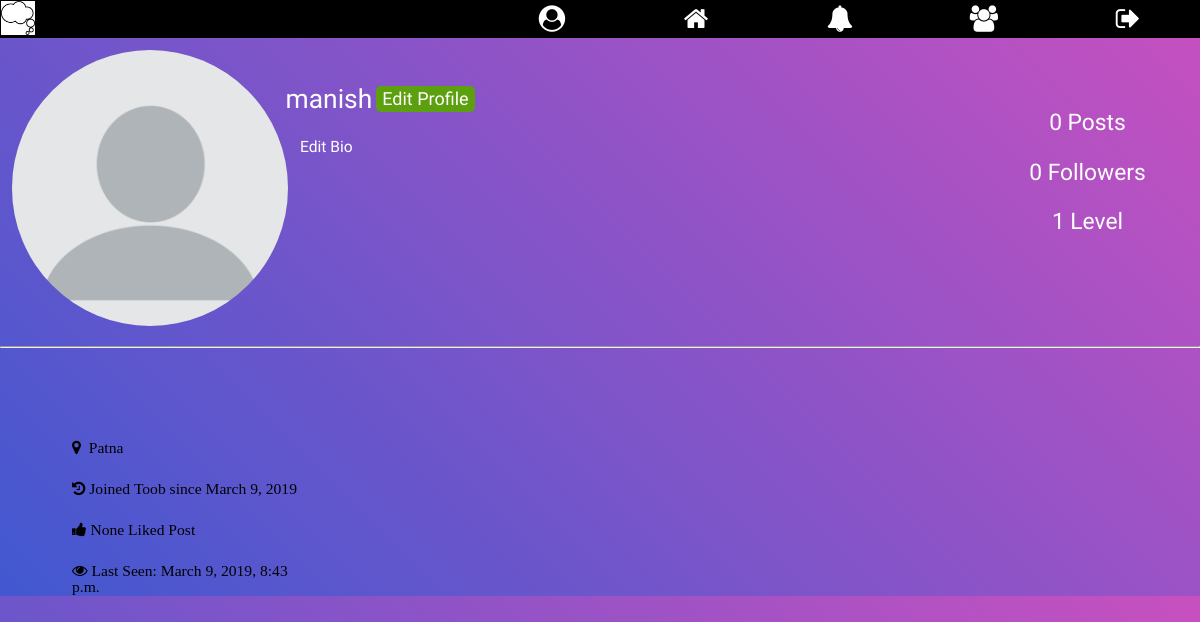
Before: /profile/13/ (signed in) with the older database file.
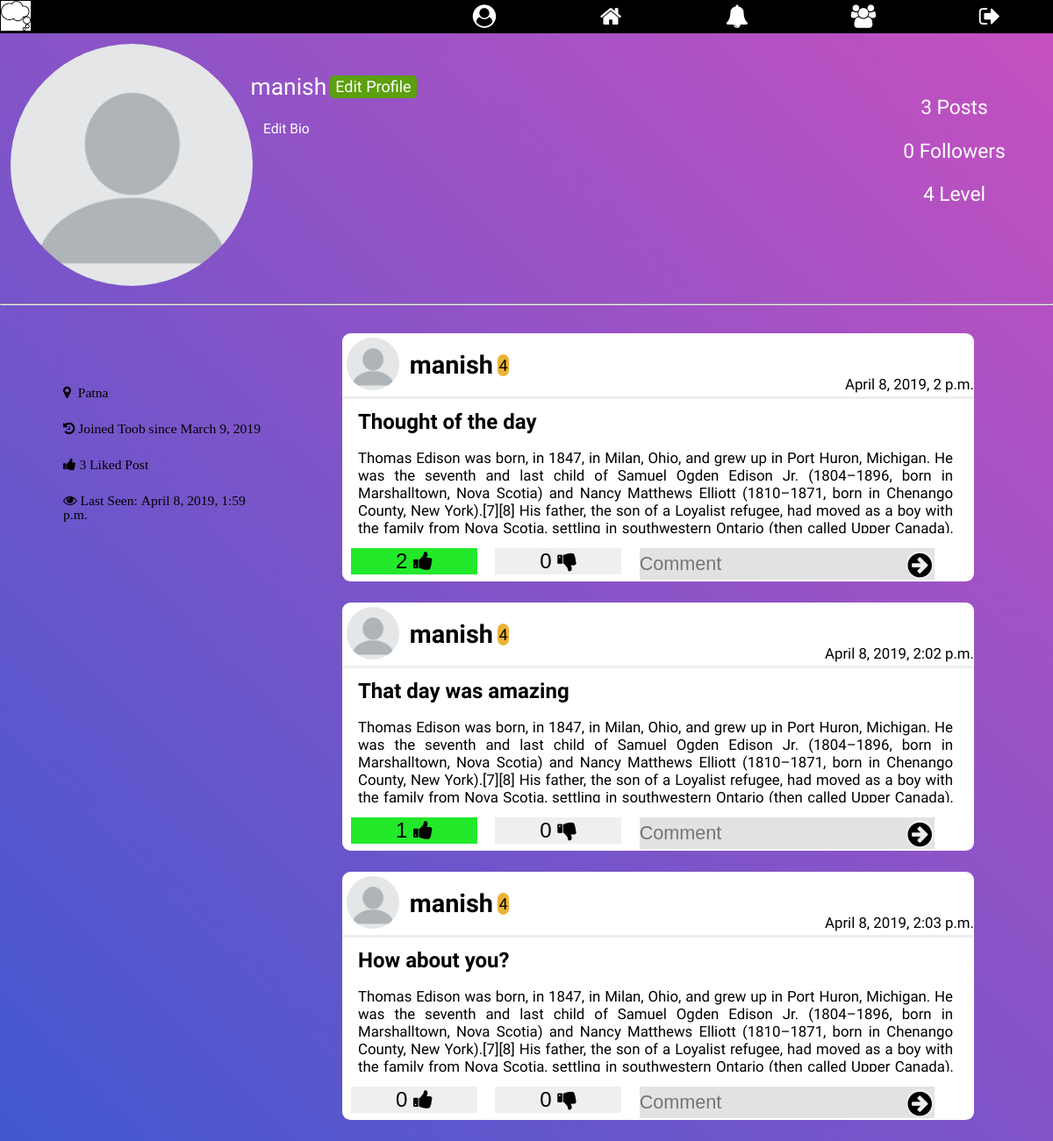
After: the same page with the newer database file.
### signup/models.py (models this page shows)
class Profile(models.Model):
    user = models.OneToOneField(User, on_delete=models.CASCADE)
    gender = models.CharField(max_length=10, blank=True)
    city = models.CharField(max_length=30, blank=True)
    date_of_birth = models.DateField(null=True, blank=True)
    level = models.IntegerField(default=1)
    bio = models.TextField(max_length=410, default='Edit Bio')
    profile_pic = models.ImageField(
        blank=True,
        help_text="Select Your Profile Image",
    )
    date_of_joining = models.DateTimeField(editable=False,
                                           default=timezone.now)
    follows = models.ManyToManyField('Profile')
    def __str__(self):
        return str(self.user)

### home/models.py (models this page shows, shortened)
class Posts(models.Model):
    choices = (
        ("1", ("Question")),
        ("2", ("Creative Idea")),
        ("3", ("Innovation")),
        ("4", ("Nightmare")),
        ("5", ("Thought"))
    )
    title = models.CharField(max_length=250, blank=False, unique=True)
    content = models.TextField(max_length=15000,
                               help_text="Write Your thought here...")
    creation_time = models.DateTimeField(auto_now_add=True, editable=False)
    likes = models.ManyToManyField(User, blank=True, related_name='likes')
    dis_likes = models.ManyToManyField(User, blank=True,
                                       related_name='dis_likes')
    image = models.ImageField(blank=True,
                              help_text="Use Image for Impowring your Thought")
    last_modified = models.DateTimeField(auto_now=True, editable=False)
    user_profile = models.ForeignKey(Profile, on_delete=models.CASCADE)
    trending_ratio = models.FloatField(default=1)
    type = models.CharField(max_length=50, choices=choices)
    tags = models.CharField(max_length=250)
    views = models.ManyToManyField(User, blank=True)

### signup/views.py (the view)
# urls.py: url(r'^(?P<user_id>[0-9]+)/$', views.profile, name='profile'),
def profile(request, user_id):   # when profile page is called
    print("Inside Profile page...")
    if request.user.is_authenticated:
        user_profile = get_object_or_404(Profile, id=user_id)
        logged_in_user_profile = get_object_or_404(Profile,
                                                   user=request.user.id)
        user_post = Posts.objects.all().filter(user_profile=user_id).order_by("-trending_ratio")
        following = Profile.objects.all().filter(follows=user_profile.id)
        likes = (
            Posts.objects
            .filter(user_profile=user_id)  # filtering the post of specific user
            .annotate(likes_count=Count('likes'))  # counting likes on each post
            .aggregate(total_likes=Sum('likes_count'))  # Summing likes on each post to give total likes
        )
        context = {
            'logged_in_user_profile': logged_in_user_profile,
            'user_profile': user_profile,
            'user_post': user_post,
            'following': following,
            'total_likes': likes.get('total_likes')
        }
        return render(request, 'profile.html', context)
    else:
        logger.critical(" Unauthenticated user tries to access the secured URL")
        return HttpResponseRedirect(reverse('login'))

### Notification/context_processor.py (called while the page is built)
def pass_value(request):
    if request.user.is_authenticated:
        user_prfile = Profile.objects.get(user=request.user)
        my_notif = Notifications.objects.filter(receiver=user_prfile)
        unseen_notif_count = my_notif.filter(view=False).count()
        count = my_notif.count()
        if count >= 13:
            my_notif = my_notif[count-13:]
        context = {
            "my_notif": my_notif,
            "unseen_notif_count": unseen_notif_count
        }
        return context
    else:
        context = {}
        return context

### signup/templates/profile.html (shortened to what this page needs)
{% extends 'base.html' %}
{% block content %}
  {% load static %}
  <link rel="stylesheet" href="{% static 'signup/profile_style.css' %}">
  <div class="user-info">
    {% if user_profile.profile_pic %}
      <img src="{{ user_profile.profile_pic.url }}" class="profile-pic" alt="Image not found">
    {% else %}
      <img src="{% static 'toob/images/default-profile.png' %}" class="profile-pic" alt="Image not found">
    {% endif %}
    <div class="bio"><p>
      {{ user_profile.bio }}
    </p></div>
    <div class="above-bio">
      <span class="user-name">{{ user_profile.user.username }}</span>
      {% if user_profile.user.username != request.user.username %}
        {% include 'follow_section.html' %}
        </script>
      {% else %}
        <a href="/profile/edit" id="edit_profile">Edit Profile</a><br>
      {% endif %}
    </div>
    <div class="side-details" >
      <p class="side-data" align="center"><span >{{ user_post|length }}</span> Posts <br></p>
      <p class="side-data" align="center"><span> {{ following|length }} </span> Followers</p>
      <p class="side-data" align="center"><span>{{ user_profile.level }}</span> Level</p>
    </div>
  </div>
  <hr>
  <div class="user-extra">
    <div class="user-technical">
      <div class="data-box">
        <span class="data fa fa-map-marker">&nbsp;&nbsp;{{ user_profile.city }}</span><br>
        <span class="data fa fa-history">&nbsp;Joined Toob since {{ user_profile.date_of_joining|date }}</span><br>
        <span class="data fa fa-thumbs-up">&nbsp;{{ total_likes }} Liked Post</span><br>
        <span class="data fa fa-eye">&nbsp;Last Seen: {{ user_profile.user.last_login }}</span><br>
      </div>
    </div>
    <div class="user-posts">
      {% for post in user_post %}
      <div class="posts" id="post-1">
        <div class="post-header">
          {% if user_profile.profile_pic %}
            <img src="{{ user_profile.profile_pic.url }}" class="post-profile-pic" alt="Image not found">
          {% else %}
            <img src="{% static 'toob/images/default-profile.png' %}" class="post-profile-pic" alt="Image not found">
          {% endif %}
          <h3 class="post-user-name">{{ post.user_profile }}</h3><span class="level">{{ post.user_profile.level }}</span>
          <span class="date">{{ post.creation_time }}</span>
        </div>
        <h2 class="thought-title">{{ post.title }}</h2>
        <p class="content" id="{{ post.id }}" onclick="showWholeContent({{ post.id }})">
          {{ post.content|slice:":1300" }}<a class="read_more" href="/details/{{ post.id }}"><b> Read More</b></a>
        </p>
        <div class="post-footer">
          {% include 'like_section.html' %}
          {% include 'dis_like_section.html' %}
          <form action="{% url 'comment_submit' post.id  %}" class="comment-form" method="POST">
            <input type="text" id="comment{{ post.id }}" name="comment" placeholder="Comment">
            <button type="submit" class="btn comment-submit">
              <i class="fa fa-arrow-circle-right fa-lg"></i>
            </button>
          </form>
        </div>
      </div>
      {% endfor %}
    </div>
  </div>
{% endblock %}

### templates/base.html (shortened to what this page needs)
<!doctype html>
<html lang="en">
<head>
    {% load static %}
    <link rel="stylesheet" href="{% static 'basestyle.css'%}">
    <link rel="stylesheet" type="text/css" href="{% static 'toob/fonts/font-awesome-4.7.0/css/font-awesome.min.css' %}">
</head>
<body>
      <div class="icon">
        <img src="{% static 'toob/images/icons/favicon.jpg' %}" alt="Image not found">
        <span>toob.com</span>
      </div>
      <header>
        <ul class="mainMenu" id="menu">
          {% if user.is_authenticated %}
            <a href="/profile/{{ request.user.profile.id }}"><li class="menuItem" id="profile"><span class="fa fa-user-circle"></span><span class="tooltiptext" id="profile-tooltip">Profile</span></li></a>
          {% else %}
            <a href="{% url 'login' %}"><li class="menuItem" id="profile"><span class="fa fa-user-circle"></span><span class="tooltiptext" id="profile-tooltip">Profile</span></li></a>
          {% endif %}
          <a href="{% url 'home' %}"><li class="menuItem" id="home"><span class="fa fa-home"></span><span class="tooltiptext" id="home-tooltip">Home</span></li></a>
          <a href="#"><li class="menuItem except" id="bell"><span class="fa fa-bell except"><span class="tooltiptext" id="bell-tooltip">Notification</span></li></a>
          <a href="{% url 'explore' %}"><li class="menuItem" id="community"><span class="fa fa-users"><span class="tooltiptext" id="users-tooltip">Explore</span></li></a>
          {% if user.is_authenticated %}
            <a href="{% url 'logout' %}"><li class="menuItem" id="logout"><span class="fa fa-sign-out"><span class="tooltiptext" id="sign-out-tooltip">Logout</span></li></a>
          {% else %}
            <a href="{% url 'login' %}"><li class="menuItem" id="login"><span class="fa fa-sign-in"><span class="tooltiptext" id="sign-out-tooltip">Login</span></li></a>
          {% endif %}
        </ul>
      </header>
    {% block content %}
    {% endblock %}
</body>
</html>

### templates/like_section.html (shortened to what this page needs)
<form id="like-form{{ post.id }}">
  {% if user.is_authenticated %}
  <button type="submit" id="{{ post.id }}btn" name="like" value="{{ post.id }}" class="btn upvote">{{ post.likes.count }}&nbsp;<i class="fa fa-thumbs-up"></i></button>
  {% else %}
    <button type="button" id="{{ post.id }}btn" onclick="location.href='{% url 'login' %}';" name="like" class="btn upvote">{{ post.likes.count }}&nbsp;<i class="fa fa-thumbs-up"></i></button>
  {% endif %}
</form>

### templates/dis_like_section.html (shortened to what this page needs)
<form id="dis_like-form{{ post.id }}">
  {% if user.is_authenticated %}
  <button type="submit" id="{{ post.id }}btn2" name="like" value="{{ post.id }}" class="btn upvote">{{ post.dis_likes.count }}&nbsp;<i class="fa fa-thumbs-down"></i></button>
  {% else %}
    <button type="button" id="{{ post.id }}btn2" onclick="location.href='{% url 'login' %}';" name="like" class="btn upvote">{{ post.dis_likes.count }}&nbsp;<i class="fa fa-thumbs-down"></i></button>
  {% endif %}
</form>

### static/basestyle.css (style rules this page uses)
body { margin: 0px; padding: 0px; background: linear-gradient(-135deg, #c850c0, #4158d0); font-family: 'Arapey', sans-serif; }
.icon { position: absolute; top: 0vw; left: 0vw; }
.icon > img { padding: 0.1vw; width: 2.8vw; height: 2.8vw; }
.icon > span { font-size: 3vw; font-family:'Euphoria Script', cursive; margin: 0vw; padding: 0vw; position: relative; bottom: 0.7vw; animation-name: MultiColor; animation-duration: 10s; animation-iteration-count: infinite; animation-direction: alternate; }
header { height: auto; background-color: #000000; }
.mainMenu { display: flex; margin: 0px; padding: 0px; justify-content: flex-end; }
.menuItem { display: inline-block; width: 10vw; text-align: center; margin: 4px 1vw 4px 1vw; list-style-type: none; font-size: 2.2vw; color: #ffffff; }
#profile { align-self: flex-start }
a { text-decoration: none; color: inherit; width: inherit; height: inherit; }

### signup/static/signup/profile_style.css (style rules this page uses)
.user-info { display: flex; justify-content: space-around; color: #fff; }
.profile-pic { width: 25vw; height: 23vw; border-radius: 50%; margin: 1vw; flex: 1; }
.above-bio { position: absolute; top: 7vw; left: 23.8vw; }
.user-name { font-size: 2.2vw; }
.bio { font-size: 1.3vw; position: relative; top: 7vw; flex: 3; height: 15vw; }
.side-details { flex: 1; }
.side-data { font-size: 1.9vw; position: relative; top: 4vw; }
.user-extra { display: flex; }
.user-technical { flex: 1; }
.data-box { margin-top: 5vw; }
.data { margin: 2vw 0 0 6vw; font-size: 1.3vw; }
.user-posts { flex: 3; }
.posts { font-family: 'Dosis', sans-serif; margin-left: auto; margin-right: auto; margin-top: 2vw; margin-bottom: 2vw; width: 60vw; height: auto; background-color: #fff; border-radius: 0.8vw; color: #000; }
.post-header { display: flex; justify-content: flex-start; border-bottom: inset; }
.post-profile-pic { margin: 0.4vw 0 0 0.4vw; border-radius: 50%; height: 5vw; width: 5vw; }
.post-user-name { margin: 1.6vw 0 0 1vw; padding: 0; font-size: 2.4vw; }
.level { background-color: rgb(236, 179, 53); border-radius: 2vw; padding: 0.15vw; margin-left: 0.4vw; height: 1.8vw; font-size: 1.5vw; text-align: center; position: relative; top : 2vw; }
.date { margin-top: 4vw; margin-left: auto; height: 2vw; font-size: 1.4vw; }
.thought-title { margin: 1vw 0 0 1.5vw; font-size: 2vw; }
.content { margin-left: 1.5vw; text-align: justify; padding-right: 2vw; font-size: 1.4vw; height: 8vw; overflow-y: hidden; }
.post-footer { width: inherit; height: 2.6vw; background-color: #fff; height: auto; display: flex; justify-content: space-around; border-radius: 2vw; padding-bottom: 0.2vw; }
.btn { border-style: none; height: inherit; width: 12vw; font-size: 2vw; }
.comment-form { display: inline; height: inherit; }
input[name="comment"] { border: none; background-color: rgb(227, 226, 226); height: 3vw; width: 28vw; padding: 0; font-size: 1.8vw; }
.comment-submit { padding: 0px; border-radius: 50%; width: 2.6vw; height: 2.6vw; position: relative; right: 3vw; top: 0.2vw; }
#edit_profile { background-color: rgb(92, 159, 15); font-size: 1.5vw; position: relative; bottom: 0.2vw; border-radius: 0.4vw; padding: 0.2vw 0.5vw 0.2vw 0.5vw; }

Changed rows visible on the page:
changed Profile "Edit Bio": level "1" → "4"; user.last_login "March 9, 2019, 8:43 p.m." → "April 8, 2019, 1:59 p.m."
added Posts: user_profile "manish", user_profile.level "4", creation_time "April 8, 2019, 2 p.m.", title "Thought of the day", content "Thomas Edison was born, in 1847, in Milan, Ohio, and grew up in Port Huron, Michigan. He was the seventh and last child of Samuel Ogden Edison Jr. (1804–1896, born in Marshalltown, Nova Scotia) and Nancy Matthews Elliott (1810–1871, born in Chenango County, New York).[7][8] His father, the son of a Loyalist refugee, had moved as a boy with the family from Nova Scotia, settling in southwestern Ontario (then called Upper Canada),…", likes.count "2", dis_likes.count "0"
added Posts: user_profile "manish", user_profile.level "4", creation_time "April 8, 2019, 2:02 p.m.", title "That day was amazing", content "Thomas Edison was born, in 1847, in Milan, Ohio, and grew up in Port Huron, Michigan. He was the seventh and last child of Samuel Ogden Edison Jr. (1804–1896, born in Marshalltown, Nova Scotia) and Nancy Matthews Elliott (1810–1871, born in Chenango County, New York).[7][8] His father, the son of a Loyalist refugee, had moved as a boy with the family from Nova Scotia, settling in southwestern Ontario (then called Upper Canada),…", likes.count "1", dis_likes.count "0"
added Posts: user_profile "manish", user_profile.level "4", creation_time "April 8, 2019, 2:03 p.m.", title "How about you?", content "Thomas Edison was born, in 1847, in Milan, Ohio, and grew up in Port Huron, Michigan. He was the seventh and last child of Samuel Ogden Edison Jr. (1804–1896, born in Marshalltown, Nova Scotia) and Nancy Matthews Elliott (1810–1871, born in Chenango County, New York).[7][8] His father, the son of a Loyalist refugee, had moved as a boy with the family from Nova Scotia, settling in southwestern Ontario (then called Upper Canada),…", likes.count "0", dis_likes.count "0"
Other visible differences:
{{ user_post|length }}: "0" → "3"
{{ total_likes }}: "None" → "3"
